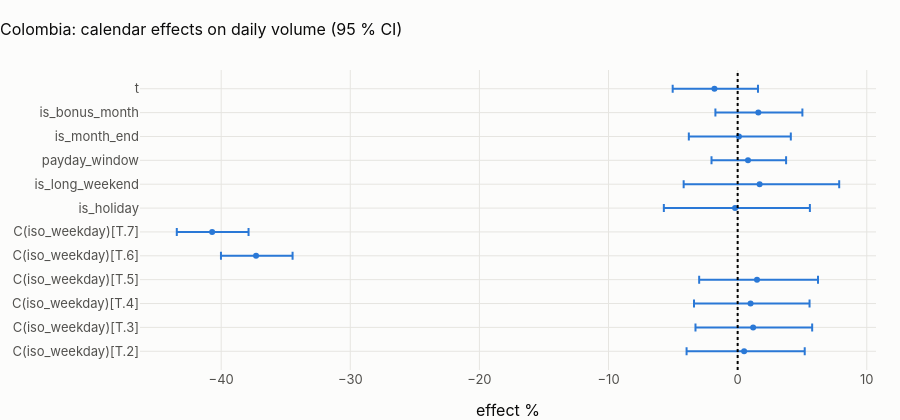

This figure's notebook cell:
### Code cell
eff = coef.reset_index().rename(columns={"index": "term"})
eff["lo %"] = 100 * (np.exp(eff.ci_low) - 1)
eff["hi %"] = 100 * (np.exp(eff.ci_high) - 1)
fig = px.scatter(
    eff,
    x="effect %",
    y="term",
    error_x=eff["hi %"] - eff["effect %"],
    error_x_minus=eff["effect %"] - eff["lo %"],
    title=f"{CTRY.title}: calendar effects on daily volume (95 % CI)",
)
fig.add_vline(x=0, line_dash="dot")
fig.update_layout(height=420, yaxis_title=None)
fig.show()


def says(term: str, label: str) -> str:
    if term not in coef.index:
        return f"{label}: not estimable."
    r = coef.loc[term]
    sig = r.p_value < 0.01
    return f"{label}: **{r['effect %']:+.1f} %** " + (
        "(significant)" if sig else f"(not significant, p = {r.p_value:.2f})"
    )


display(
    Markdown(
        "\n".join(
            [
                "**What the calendar explains in " + CTRY.name + f"** (R² {model.rsquared:.2f}):",
                "* " + says("C(iso_weekday)[T.6]", "Saturday versus Monday"),
                "* " + says("C(iso_weekday)[T.7]", "Sunday versus Monday"),
                "* " + says("is_holiday", "a holiday"),
                "* " + says("payday_window", "the three days after a payday"),
                "* " + says("is_month_end", "month end"),
                "* " + says("is_bonus_month", "bonus month"),
                "* " + says("t", "trend per year"),
            ]
        )
    )
)

### Figure 1 — Plotly figure (JSON) as saved in the notebook; plotly's stock layout.template omitted (floating-point values rounded to 4 significant figures)
{"data": [{"error_x": {"array": [4.694, 4.571, 4.568, 4.722, 2.83, 2.819, 5.795, 6.164, 2.952, 4.017, 3.414, 3.374], "arrayminus": [4.456, 4.467, 4.38, 4.481, 2.717, 2.738, 5.516, 5.882, 2.825, 3.881, 3.324, 3.232]}, "hovertemplate": "effect %=%{x}<br>term=%{y}<extra></extra>", "legendgroup": "", "marker": {"color": "#2a78d6", "symbol": "circle"}, "mode": "markers", "name": "", "orientation": "h", "showlegend": false, "type": "scatter", "x": [0.5, 1.2, 1.0, 1.5, -37.3, -40.7, -0.2, 1.7, 0.8, 0.1, 1.6, -1.8], "xaxis": "x", "y": ["C(iso_weekday)[T.2]", "C(iso_weekday)[T.3]", "C(iso_weekday)[T.4]", "C(iso_weekday)[T.5]", "C(iso_weekday)[T.6]", "C(iso_weekday)[T.7]", "is_holiday", "is_long_weekend", "payday_window", "is_month_end", "is_bonus_month", "t"], "yaxis": "y"}], "layout": {"height": 420, "legend": {"tracegroupgap": 0}, "shapes": [{"line": {"dash": "dot"}, "type": "line", "x0": 0, "x1": 0, "xref": "x", "y0": 0, "y1": 1, "yref": "y domain"}], "title": {"text": "Colombia: calendar effects on daily volume (95 % CI)"}, "xaxis": {"anchor": "y", "domain": [0.0, 1.0], "title": {"text": "effect %"}}, "yaxis": {"anchor": "x", "domain": [0.0, 1.0], "title": {}}}}
